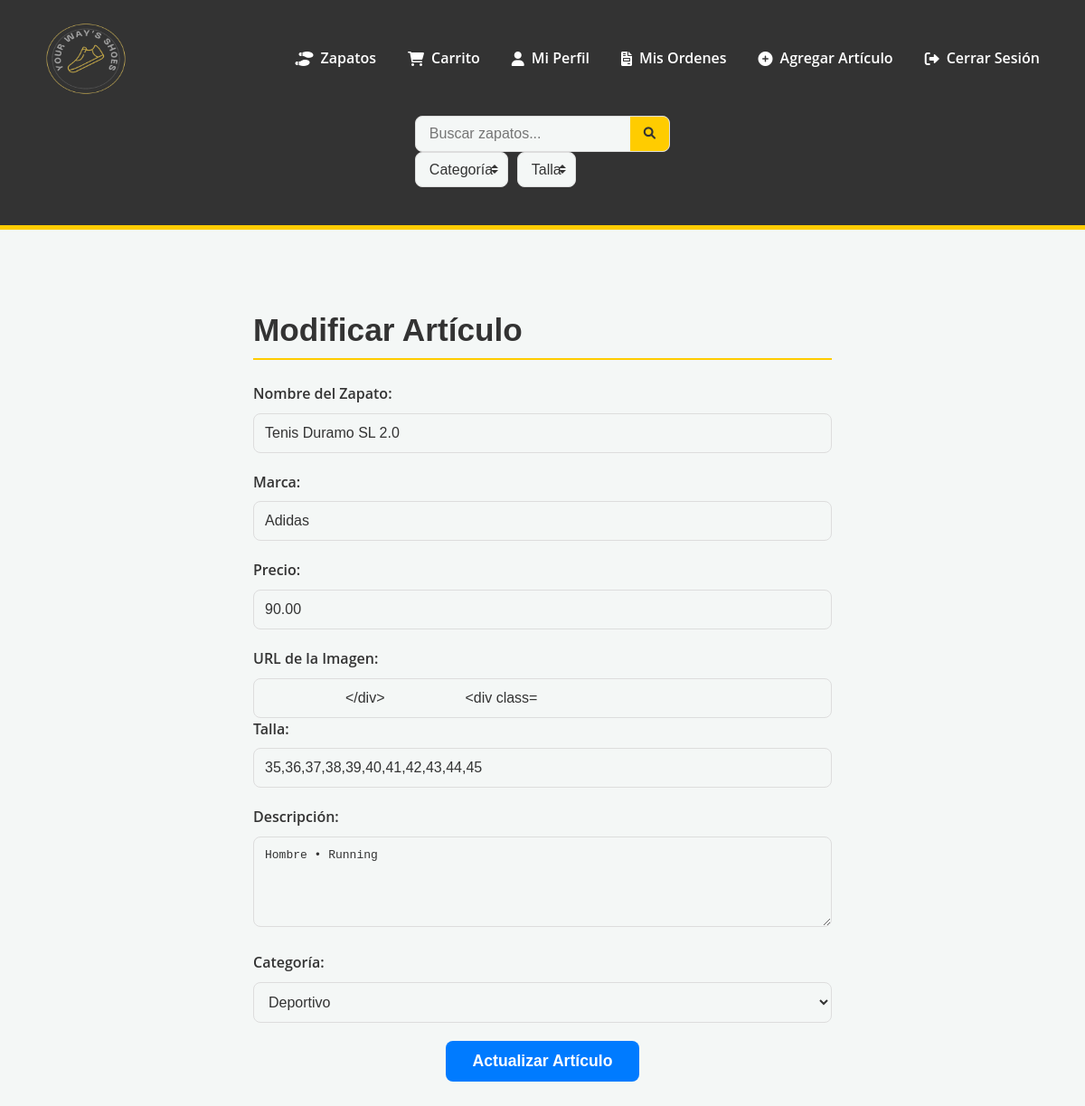
The page /editar_articulo.php?id=11 (signed in) on the database its author committed.
### tables this page shows
CREATE TABLE `zapatos` (
  `id` bigint(11) NOT NULL COMMENT '	Clave primaria',
  `nombre` varchar(255) NOT NULL,
  `marca` varchar(100) DEFAULT NULL,
  `precio` decimal(10,2) NOT NULL,
  `Imagen` varchar(255) NOT NULL,
  `categoria` varchar(100) DEFAULT NULL,
  `talla` varchar(50) DEFAULT NULL,
  `descripcion` text DEFAULT NULL,
  `fecha_creacion` timestamp NOT NULL DEFAULT current_timestamp()
);

### editar_articulo.php (the view, shortened to what this page needs)
<?php
require_once 'db_connection.php';
$mensaje = '';
$zapato = null;
if ($_SERVER['REQUEST_METHOD'] === 'GET' && isset($_GET['id']) && is_numeric($_GET['id'])) {
    $id = $_GET['id'];
    try {
        $stmt = $pdo->prepare("SELECT * FROM zapatos WHERE id = ?");
        $stmt->execute([$id]);
        $zapato = $stmt->fetch();
    } catch (PDOException $e) {
        $mensaje = "<p style='color: red;'>Error al cargar el zapato: " . $e->getMessage() . "</p>";
    }
}
?>
<!DOCTYPE html>
<html lang="es">
<head>
    <link rel="stylesheet" href="style.css">
    <link rel="stylesheet" href="https://cdnjs.cloudflare.com/ajax/libs/font-awesome/6.0.0-beta3/css/all.min.css">
</head>
<body>
    <?php include 'header.php'; ?>
    <main class="container">
        <section class="form-container">
            <h2>Modificar Artículo</h2>
            <?php if ($zapato): ?>
                <form method="POST" action="editar_articulo.php">
                    <div class="form-group">
                        <label for="nombre">Nombre del Zapato:</label>
                        <input type="text" id="nombre" name="nombre" value="<?php echo htmlspecialchars($zapato['nombre']); ?>" required>
                    </div>
                    <div class="form-group">
                        <label for="marca">Marca:</label>
                        <input type="text" id="marca" name="marca" value="<?php echo htmlspecialchars($zapato['marca']); ?>" required>
                    </div>
                    <div class="form-group">
                        <label for="precio">Precio:</label>
                        <input type="number" id="precio" name="precio" step="0.01" value="<?php echo htmlspecialchars($zapato['precio']); ?>" required>
                    </div>
                    <div class="form-group">
                        <label for="imagen">URL de la Imagen:</label>
                        <input type="text" id="imagen" name="imagen" value="<?php echo htmlspecialchars($zapato['imagen']); ?>
                    </div>
                    <div class="form-group">
                        <label for="talla">Talla:</label>
                        <input type="text" id="talla" name="talla" value="<?php echo htmlspecialchars($zapato['talla']); ?>">
                    </div>
                    <div class="form-group">
                        <label for="descripcion">Descripción:</label>
                        <textarea id="descripcion" name="descripcion"><?php echo htmlspecialchars($zapato['descripcion']); ?></textarea>
                    </div>
                    <div class="form-group">
                        <label for="categoria">Categoría:</label>
                        <select id="categoria" name="categoria" required>
                            <option value="deportivo" <?php echo ($zapato['categoria'] == 'deportivo') ? 'selected' : ''; ?>>Deportivo</option>
                        </select>
                    </div>
                    <div class="form-group">
                        <button type="submit" class="btn">Actualizar Artículo</button>
                    </div>
                </form>
            <?php elseif (empty($mensaje)): ?>
                <p>Por favor, selecciona un artículo desde la página principal para editarlo.</p>
            <?php endif; ?>
        </section>
    </main>
</body>
</html>

### style.css (style rules this page uses)
:root { --primary-color: #ffcc00; --secondary-color: #333; --accent-color: #007bff; --success-color: #28a745; --danger-color: #dc3545; --text-color-dark: #333; --text-color-light: #fff; --bg-light: #f4f7f6; --bg-medium: #e9ecef; --border-color: #ddd; --shadow-light: rgba(0, 0, 0, 0.08); --shadow-medium: rgba(0, 0, 0, 0.15); --border-radius: 8px; --transition-speed: 0.3s ease; --font-heading: 'Montserrat', sans-serif; --font-body: 'Open Sans', sans-serif; }
* { margin: 0; padding: 0; box-sizing: border-box; }
body { font-family: var(--font-body); line-height: 1.6; color: var(--text-color-dark); background-color: var(--bg-light); -webkit-font-smoothing: antialiased; -moz-osx-font-smoothing: grayscale; display: flex; flex-direction: column; min-height: 100vh; }
.container { width: 95%; max-width: 1300px; margin: 0 auto; padding: 20px; }
main { flex-grow: 1; padding: 40px 0; }
h1, h2, h3 { font-family: var(--font-heading); color: var(--secondary-color); margin-bottom: 20px; line-height: 1.2; }
h2 { font-size: 2.2em; border-bottom: 2px solid var(--primary-color); padding-bottom: 10px; margin-bottom: 25px; }
.btn { display: inline-flex; align-items: center; gap: 8px; padding: 12px 20px; border-radius: var(--border-radius); text-decoration: none; font-weight: 600; font-size: 0.95em; cursor: pointer; transition: background-color var(--transition-speed), transform 0.1s ease, box-shadow var(--transition-speed); border: none; text-align: center; justify-content: center; box-shadow: var(--shadow-light); }
.form-container, .cart-section, .profile-container { padding: 30px; margin: 40px auto; max-width: 700px; }
.form-group { margin-bottom: 20px; }
.form-group label { display: block; margin-bottom: 8px; font-weight: 600; color: var(--text-color-dark); }
.form-group input[type="text"], .form-group input[type="email"], .form-group input[type="password"], .form-group input[type="number"], .form-group textarea, .form-group select { width: 100%; padding: 12px; border: 1px solid var(--border-color); border-radius: var(--border-radius); font-size: 1em; color: var(--text-color-dark); background-color: var(--bg-light); transition: border-color var(--transition-speed), box-shadow var(--transition-speed); }
textarea { resize: vertical; min-height: 100px; }
.form-container button[type="submit"] { width: auto; padding: 12px 30px; background-color: var(--accent-color); color: var(--text-color-light); border: none; border-radius: var(--border-radius); font-size: 1.1em; cursor: pointer; transition: background-color var(--transition-speed), transform 0.1s ease, box-shadow var(--transition-speed); display: block; margin: 0 auto; box-shadow: var(--shadow-light); }

### rows shown on the page
zapatos: nombre "Tenis Duramo SL 2.0", marca "Adidas", precio "90.00", talla "35,36,37,38,39,40,41,42,43,44,45", descripcion "Hombre • Running", categoria "Deportivo"
